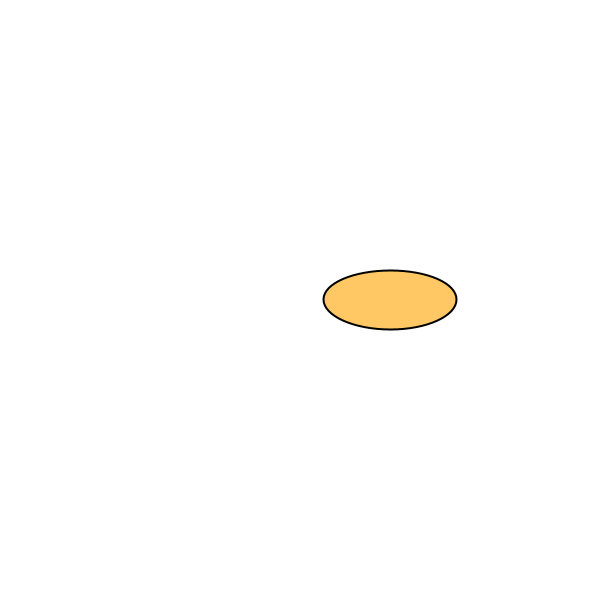
Frame 1 (no input)
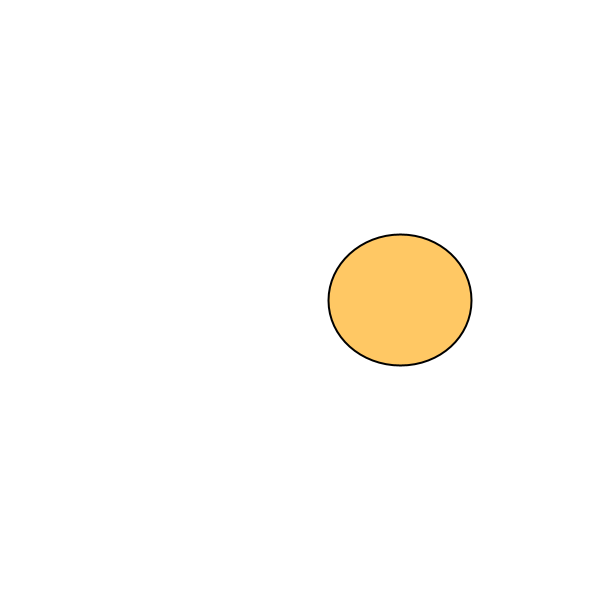
Frame 60 (the mouse pressed at the canvas centre just before this capture)
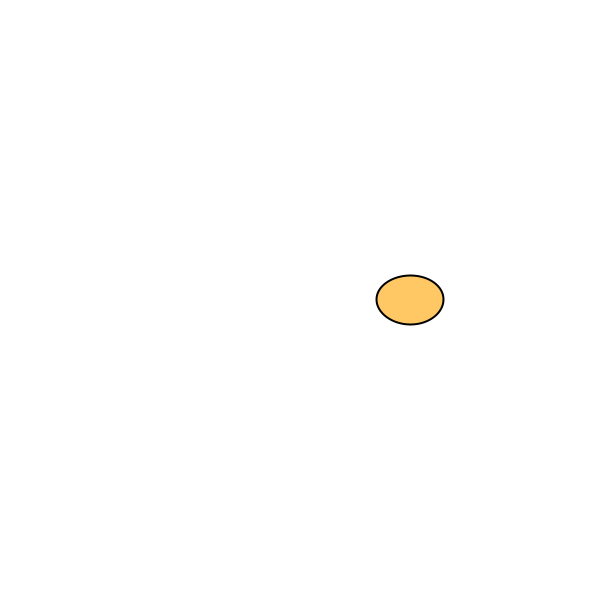
Frame 120 (the mouse held since frame 60 and released just before this capture)

The Processing sketch that drew these frames (run headless with seeded random() and noise(); from frame 60 on, the mouse is pressed at the canvas centre):

// Processing sketch: animation1
// ── animation1.pde
void setup() {
    size(600, 600);
    
    strokeWeight(2);
    fill(255, 200, 100);
}

void draw() {
    // 1秒間に約60回、高速で繰り返し実行されるブロック
    background(255, 255, 255);
    
    // ellipse(300, 300, 50, 50);  // 中心に円を描く
    
    // ellipse(mouseX, mouseY, 50, 50);  // カーソル位置を中心に円を描く カーソルに追従するように見える

    // ellipse(frameCount, 300, 50, 50);  // 少しずつX座標が増える＝右に移動する円

    ellipse(second() * 10, 300, random(10, 200), random(10, 200));  // 少しずつ右に移動する
}
